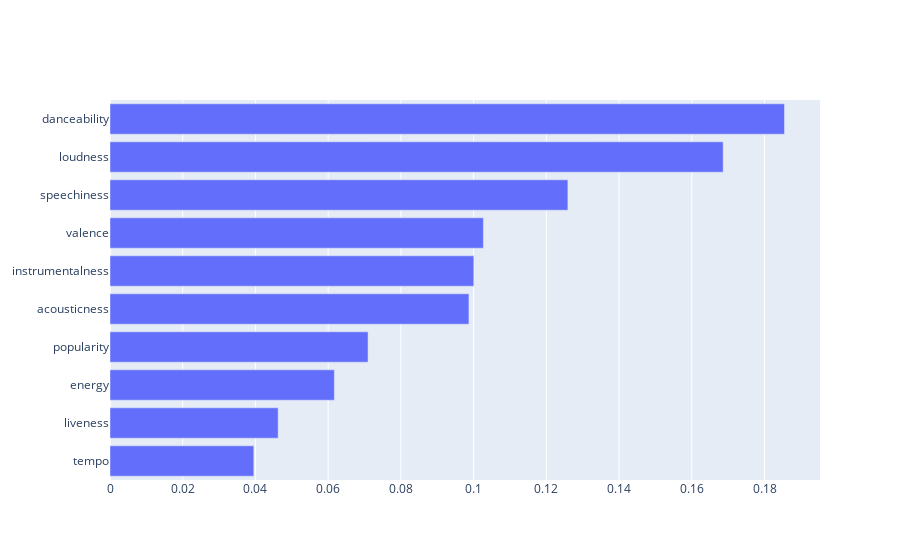

The cell this chart's notebook holds for it:
### Markdown cell above
## Importancia das variáveis

### Code cell
#Randon Forest
f_imp=rf.fit(X_train,y_train).feature_importances_
aux={"variaveis":variaveis,"importancia":f_imp}
aux1=pd.DataFrame(aux)
aux2=aux1.sort_values(by="importancia",ascending=True)
fig = go.Figure(go.Bar(y=aux2["variaveis"],x=aux2["importancia"],orientation='h'))
fig.show()
rf.feature_importances_
aux1.sort_values(by="importancia",ascending=False)

### Figure 1 — Plotly figure (JSON) as saved in the notebook; plotly's stock layout.template omitted (floating-point values rounded to 4 significant figures)
{"data": [{"orientation": "h", "type": "bar", "x": [0.03955, 0.04625, 0.06171, 0.07097, 0.09872, 0.1001, 0.1027, 0.1259, 0.1686, 0.1855], "y": ["tempo", "liveness", "energy", "popularity", "acousticness", "instrumentalness", "valence", "speechiness", "loudness", "danceability"]}], "layout": {}}
